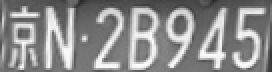
#> input picture 0.jpg, 136 x 36 px (shown 2 times larger)
$ python -i finemapping.py   (imports and definitions only)   (older library calls are emulated)
#> lines starting #> are read from the running program, lines starting #| are printed output that depends on the picture; after the words box and inside, x2 and y2 are one past the last pixel; in counts of white or black regions, pixels touching at a corner belong together
#> further down, picture is the input picture: shape (36, 136, 3); min 43, max 255, mean 139.9
#coding=utf-8
import cv2
import numpy as np


from . import niblack_thresholding as nt

from . import deskew

def fitLine_ransac(pts,zero_add = 0 ):
    if len(pts)>=2:
        [vx, vy, x, y] = cv2.fitLine(pts, cv2.DIST_HUBER, 0, 0.01, 0.01)
        lefty = int((-x * vy / vx) + y)
        righty = int(((136- x) * vy / vx) + y)
        return lefty+30+zero_add,righty+30+zero_add
    return 0,0


#精定位算法
def findContoursAndDrawBoundingBox(image_rgb):


    line_upper  = [];
    line_lower = [];

    line_experiment = []
    grouped_rects = []
    gray_image = cv2.cvtColor(image_rgb,cv2.COLOR_BGR2GRAY)

    # for k in np.linspace(-1.5, -0.2,10):
    for k in np.linspace(-50, 0, 15):

        # thresh_niblack = threshold_niblack(gray_image, window_size=21, k=k)
        # binary_niblack = gray_image > thresh_niblack
        # binary_niblack = binary_niblack.astype(np.uint8) * 255

        binary_niblack = cv2.adaptiveThreshold(gray_image,255,cv2.ADAPTIVE_THRESH_MEAN_C,cv2.THRESH_BINARY,17,k)
        # cv2.imshow("image1",binary_niblack)
        # cv2.waitKey(0)
        #imagex, contours, hierarchy = cv2.findContours(binary_niblack.copy(),cv2.RETR_EXTERNAL,cv2.CHAIN_APPROX_SIMPLE)
        contours, hierarchy = cv2.findContours(binary_niblack.copy(),cv2.RETR_EXTERNAL,cv2.CHAIN_APPROX_SIMPLE)
        for contour in contours:
            bdbox = cv2.boundingRect(contour)
            if (bdbox[3]/float(bdbox[2])>0.7 and bdbox[3]*bdbox[2]>100 and bdbox[3]*bdbox[2]<1200) or (bdbox[3]/float(bdbox[2])>3 and bdbox[3]*bdbox[2]<100):
                # cv2.rectangle(rgb,(bdbox[0],bdbox[1]),(bdbox[0]+bdbox[2],bdbox[1]+bdbox[3]),(255,0,0),1)
                line_upper.append([bdbox[0],bdbox[1]])
                line_lower.append([bdbox[0]+bdbox[2],bdbox[1]+bdbox[3]])

                line_experiment.append([bdbox[0],bdbox[1]])
                line_experiment.append([bdbox[0]+bdbox[2],bdbox[1]+bdbox[3]])
#> this loop made 15 passes
#> pass 1, in findContoursAndDrawBoundingBox, `binary_niblack = cv2.adaptiveThreshold(gray_image,255,cv2.ADAPTIVE_THR..`:
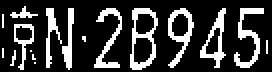
#> binary_niblack: shape (36, 136) (shown 2 times larger); 21.7% white in thin lines or dots, all inside (x1, y1, x2, y2) = (1, 3, 134, 35)
#> pass 2, in findContoursAndDrawBoundingBox, `binary_niblack = cv2.adaptiveThreshold(gray_image,255,cv2.ADAPTIVE_THR..`:
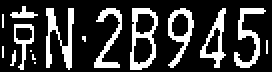
#> binary_niblack: shape (36, 136) (shown 2 times larger); 22.8% white in thin lines or dots, all inside (x1, y1, x2, y2) = (1, 3, 134, 35)
#> pass 3, in findContoursAndDrawBoundingBox, `binary_niblack = cv2.adaptiveThreshold(gray_image,255,cv2.ADAPTIVE_THR..`:
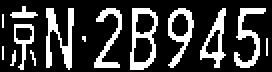
#> binary_niblack: shape (36, 136) (shown 2 times larger); 23.9% white in thin lines or dots, all inside (x1, y1, x2, y2) = (1, 3, 134, 35)
#> after the loop, line_experiment = 308 pairs, first value 0 to 136, second value 0 to 36; line_lower = 154 pairs, first value 2 to 136, second value 9 to 36; line_upper = 154 pairs, first value 0 to 135, second value 0 to 24
                # grouped_rects.append(bdbox)

    rgb = cv2.copyMakeBorder(image_rgb,30,30,0,0,cv2.BORDER_REPLICATE)
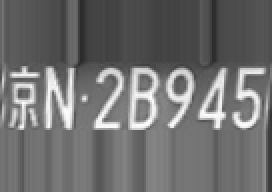
#> rgb: shape (96, 136, 3) (shown 2 times larger); min 43, max 255, mean 111.2
    leftyA, rightyA = fitLine_ransac(np.array(line_lower),3)
#> in fitLine_ransac, `[vx, vy, x, y] = cv2.fitLine(pts, cv2.DIST_HUBER, 0, 0.01, 0.01)`: vx = [1]; vy = [0.00435]; x = [77.9]; y = [34.8]
#> in fitLine_ransac, `lefty = int((-x * vy / vx) + y)`: lefty = 34
#> in fitLine_ransac, `righty = int(((136- x) * vy / vx) + y)`: righty = 35
#> leftyA = 67; rightyA = 68
    rows,cols = rgb.shape[:2]
#> rows = 96; cols = 136

    # rgb = cv2.line(rgb, (cols - 1, rightyA), (0, leftyA), (0, 0, 255), 1,cv2.LINE_AA)

    leftyB, rightyB = fitLine_ransac(np.array(line_upper),-3)
#> leftyB = 31; rightyB = 30

    rows,cols = rgb.shape[:2]

    # rgb = cv2.line(rgb, (cols - 1, rightyB), (0, leftyB), (0,255, 0), 1,cv2.LINE_AA)
    pts_map1  = np.float32([[cols - 1, rightyA], [0, leftyA],[cols - 1, rightyB], [0, leftyB]])
#> pts_map1 = [[135, 68], [0, 67], [135, 30], [0, 31]]
    pts_map2 = np.float32([[136,36],[0,36],[136,0],[0,0]])
    mat = cv2.getPerspectiveTransform(pts_map1,pts_map2)
#> mat = [[1.06, 0, 0], [0.00741, 1, -31], [0.000412, 0, 1]]
    image = cv2.warpPerspective(rgb,mat,(136,36),flags=cv2.INTER_CUBIC)
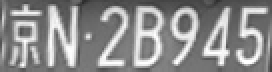
#> image: shape (36, 136, 3) (shown 2 times larger); min 44, max 255, mean 140
#> (the run stopped early here; a loop or call above may not have finished)
